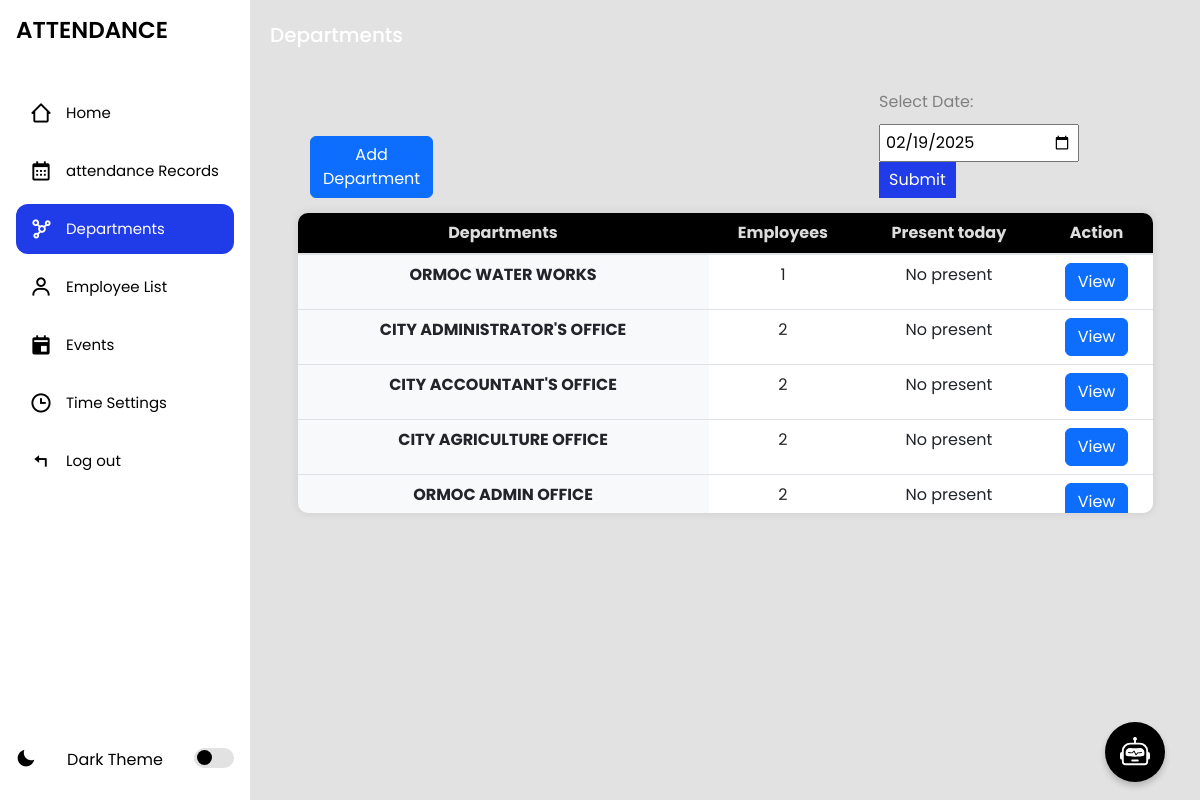
Screenshot of /departments/ with the database file from the repository.
### myapp/models.py (models this page shows, shortened)
class Department(models.Model):
    name = models.CharField(max_length=100, unique=True)

### myapp/views.py (the view)
# urls.py: path('departments/', views.departments, name='departments'),
def departments(request):
    philippine_tz = pytz.timezone('Asia/Manila')
    now_utc = timezone.now()
    now_philippine = now_utc.astimezone(philippine_tz)
    print("dsdsd", now_philippine)
    current_date = now_philippine.date()
    print("Current Date in Manila:", current_date)
    selected_date = get_selected_date(request)
    if not selected_date:
        selected_date = current_date  # Localized to Manila time
    departments = Department.objects.annotate(
        late_count=Count('employees', filter=Q(employees__attendance__arrival_status='late', employees__attendance__date=selected_date)),
        absent_count=Count('employees', filter=Q(employees__attendance__arrival_status='absent', employees__attendance__date=selected_date)),
        on_time_count=Count('employees', filter=Q(employees__attendance__arrival_status='ontime', employees__attendance__date=selected_date)),
        present_today_count=F('late_count') + F('on_time_count')  # Calculate present based on late and on-time counts
    )
    context = {
        "departments": departments,
        "selected_date": selected_date.isoformat(),  # Ensure the selected date is passed as a string in YYYY-MM-DD format
        "today": now_philippine.date().isoformat()  # Pass today's date also in local time
    }
    return render(request, 'departments.html', context)

### myapp/views.py (called while the page is built)
def get_selected_date(request):
    philippine_tz = pytz.timezone('Asia/Manila')
    now_utc = timezone.now()
    now_philippine = now_utc.astimezone(philippine_tz)
    print("dsdsd", now_philippine)
    date_str = request.GET.get('date', '')  # Get the date from query parameters
    if date_str:
        try:
            return timezone.datetime.fromisoformat(date_str).date()
        except ValueError:
            return now_philippine.date()
    return now_philippine.date()

### myapp/templates/departments.html (shortened to what this page needs)
{% extends 'index.html' %}
{% block content %}
<section class="home">
    <p style="color:white;">Departments</p>
    <div class="topTableDep">
                    <button type="button" class="btn btn-primary"
                    data-bs-toggle="modal" data-bs-target="#addDepartmentModal">
                    Add Department
                    </button>
                    <form method="get" action="{% url 'departments' %}" class="parent-calendar">
                        <div>
                            <label for="date" style="color: gray;">Select Date:</label>
                            <input type="date" id="date" name="date" class="date-input" value="{{ selected_date }}" required>
                            <button type="submit" style="padding-top:6px; padding-bottom:6px;">Submit</button>
                        </div>
                    </form>
</div>
<div class="table-container">
    <table class="table" id="departmentTable">
        <thead>
            <tr>
                <th scope="col">Departments</th>
                <th scope="col">Employees</th>
                <th scope="col">Present today</th>
                <th scope="col">Action</th>
            </tr>
        </thead>
        <tbody>
            {% for department in departments %}
            <tr class="departmentRow" data-status="{{ department.status|default:'all' }}">
                <th scope="row">{{ department.name }}</th>
                <td>{{ department.employees.count }}</td>
                <td>{% if department.present_today_count > 0 %}{{ department.present_today_count }}{% else %} No present {% endif %}</td>
                <td>
                   <a class="btn btn-primary" href="{% url 'viewdepartment' department.id %}?date={{ selected_date }}"> View</a>
                </td>
            </tr>
            {% empty %}
            <tr>
                <td colspan="4">No departments available</td>
            </tr>
            {% endfor %}
        </tbody>
    </table>
</div>
</section>
{% endblock %}

### myapp/static/css/styles.css (style rules this page uses)
* { margin: 0; padding: 0; box-sizing: border-box; font-family: "Poppins", sans-serif; --color-hover: rgb(32, 59, 232); --transition: all 0.2s ease; }
:root { --color-white: #fff; --color-black: #000; --color-bg: #e2e2e2; }
.home { position: relative; top: 0; left: 78px; width: calc(100% - 78px); min-height: 100vh; background: var(--color-bg); z-index: 6; transition: var(--transition); }
.sidebar.expand ~ .home { left: 250px; width: calc(100% - 250px); transition: var(--transition); }
.home p { font-size: 20px; font-weight: 500; color: var(--color-black); display: inline-block; margin: 20px; white-space: nowrap; }
label { display: block; margin-top: 10px; }
input, select { width: 100%; padding: 8px; margin-top: 5px; }
button { padding: 10px; background-color: rgb(32, 59, 232); color: white; border: none; cursor: pointer; }
.table-container { width: 90%; max-height: 300px; overflow-y: scroll; margin: 30px auto; margin-top: 10px; border-radius: 10px; box-shadow: 0 0 10px rgba(0, 0, 0, 0.1); }
.table-container { scrollbar-width: thin; scrollbar-color: transparent transparent; }
.table { width: 100%; background-color: transparent; border-collapse: collapse; }
.table th, .table td { padding: 0.75rem; vertical-align: top; border: px solid #000000; }
.table thead th { position: sticky; top: 0; z-index: 10; vertical-align: bottom; border-bottom: 2px solid #dee2e6; background-color: #000000; text-align: left; color: #ddd; text-align: center; }
.table th { font-weight: bold; background-color: #f8f9fa; }
.table tr:nth-child(even) { background-color: #f2f2f2; }
.table tr:nth-child(odd) { background-color: #f2f2f2; }
.table td { text-align: center; }
.table th[scope="row"] { background-color: #f8f9fa; text-align: center; }
.parent-calendar { display:flex; color: #ddd; justify-content: end; margin-right: 70px; }
.topTableDep { display: flex; justify-content: start; align-items: flex-end; margin-bottom: 0; gap:446px; margin-left: 60px; margin-top: 10px; margin-bottom: 15px; }

### myapp/templates/departments.html (style rules this page uses)
.date-input { width: 200px; padding: 5px; margin-top: 10px; }

### rows the page displays
Department: name "ORMOC WATER WORKS", employees.count "1", shows "No present"
Department: name "CITY ADMINISTRATOR'S OFFICE", employees.count "2", shows "No present"
Department: name "CITY ACCOUNTANT'S OFFICE", employees.count "2", shows "No present"
Department: name "CITY AGRICULTURE OFFICE", employees.count "2", shows "No present"
Department: name "ORMOC ADMIN OFFICE", employees.count "2", shows "No present"
